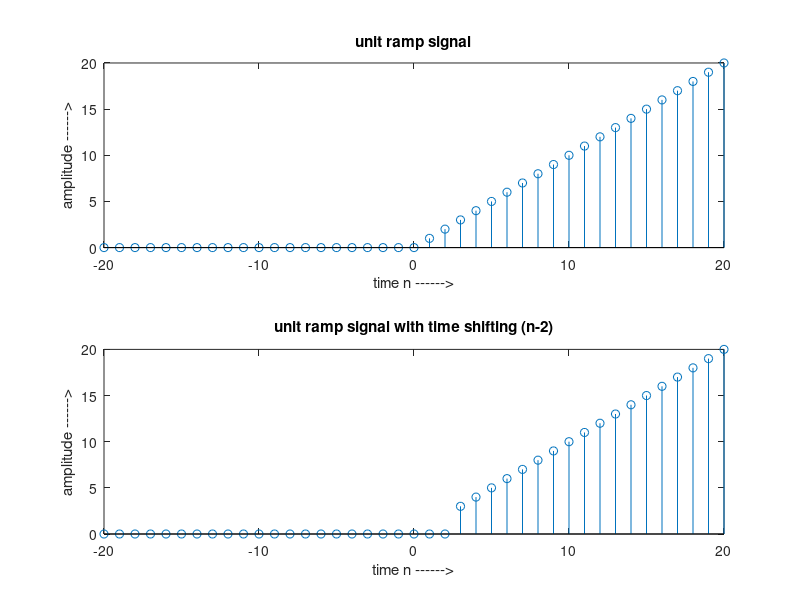

The MATLAB source for this figure:
clc;
n=-20:20;                           % The colon operator (first:last) generates a 1-by-n matrix (or vector) of sequential numbers
                                    % from the first value to the last.
                                    % The default sequence is made up of incremental values, each 1 greater than the previous one:
                                    % A = 10:15
                                    % A = 10    11    12    13    14    15
                                    
L=length(n);
for i=1:L
    if n(i)>=0
        x(i)=n(i);
    else
        x(i)=0;
    end;
end;
subplot(2,1,1);
stem(n,x);
xlabel('time n ------>');
ylabel('amplitude ------>');
title('unit ramp signal');
for i=1:L
    if n(i)>=3
        x(i)=n(i);
    else
        x(i)=0;
    end;
end;
subplot(2,1,2);
stem(n,x);
xlabel('time n ------>');
ylabel('amplitude ------>');
title('unit ramp signal with time shifting (n-2)');